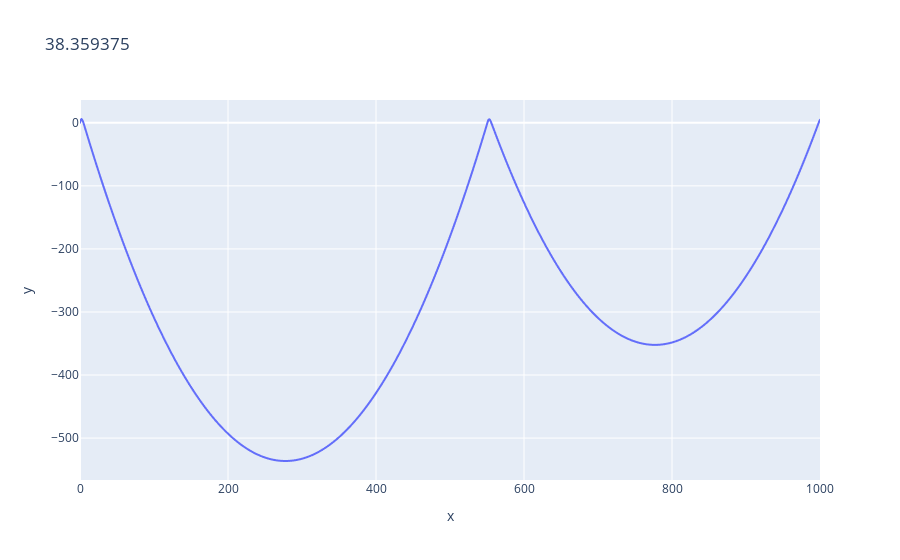

Notebook source saved alongside this figure:
### Code cell
for alpha in corrected:
    px.line(y=calc_bdf(0, 120, np.array((0, alpha)), 1000, f_calc_d1)[1][:, 0], title=str(alpha)).show()

### Figure 1 — Plotly figure (JSON) as saved in the notebook; plotly's stock layout.template omitted (floating-point values rounded to 4 significant figures; data arrays with more than 128 entries replaced by an {"elided": "..."} marker saying what was removed)
{"data": [{"hovertemplate": "x=%{x}<br>y=%{y}<extra></extra>", "legendgroup": "", "line": {"color": "#636efa", "dash": "solid"}, "marker": {"symbol": "circle"}, "mode": "lines", "name": "", "showlegend": false, "type": "scattergl", "x": {"elided": "1001 int values"}, "xaxis": "x", "y": {"elided": "1001 float values"}, "yaxis": "y"}], "layout": {"legend": {"tracegroupgap": 0}, "title": {"text": "38.359375"}, "xaxis": {"anchor": "y", "domain": [0, 1], "title": {"text": "x"}}, "yaxis": {"anchor": "x", "domain": [0, 1], "title": {"text": "y"}}}}
